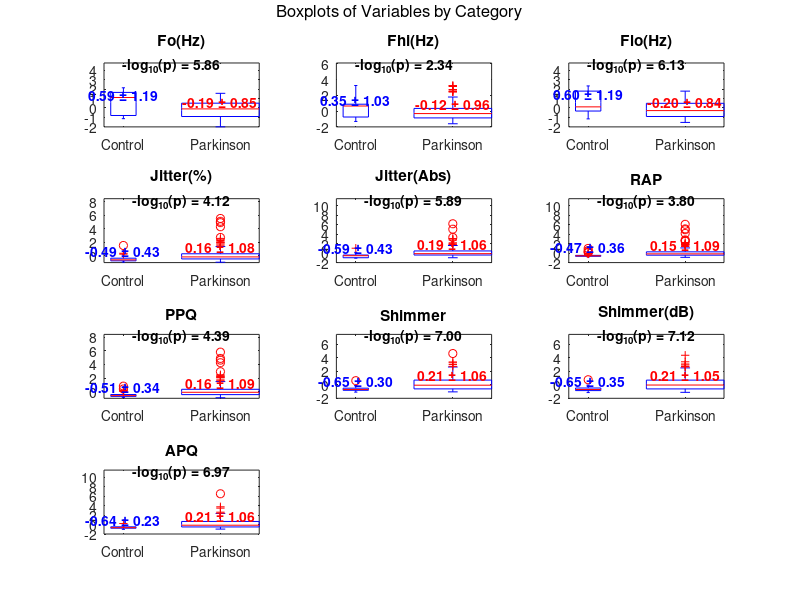
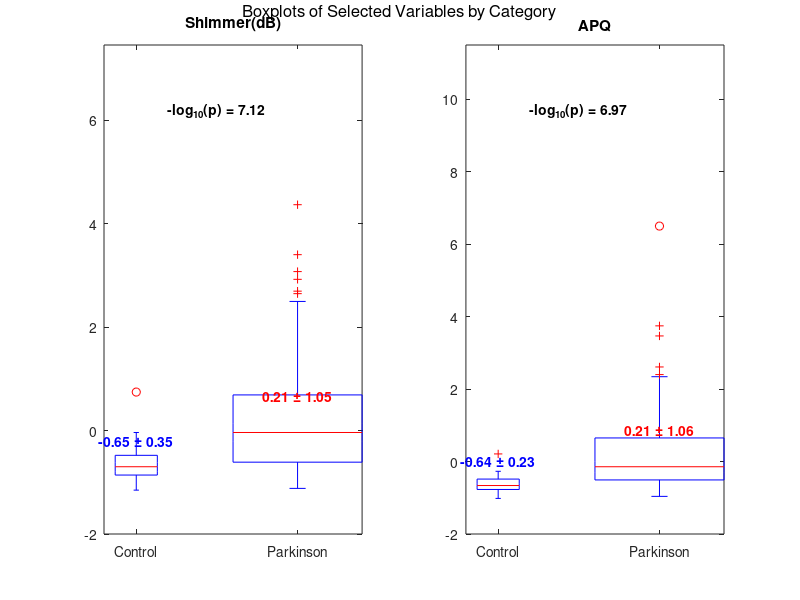

Source code (MATLAB) for these figures, in order:
                                      % Análise 1.1 %

%Foram escolhidos os pares MDVP:Fo(Hz) e MDVP:Flo(Hz) para o grupo sem Parkinson, pois ambos mostraram média e
%dispersão mais altas neste grupo, indicando maior estabilidade na frequência vocal. Para o grupo com Parkinson,
%foi selecionado MDVP:Shimmer(dB) e MDVP:APQ , que apresentaram médias e dispersão mais elevadas nos pacientes com a
%doença, refletindo a instabilidade vocal característica. Esses pares evidenciam diferenças importantes entre os grupos.

                                       % Análise 2.2 %

%Média e Valor Absoluto:

%Para métricas de frequência, como Fo(Hz), Fhi(Hz) e Flo(Hz), a média dos valores para o grupo de controle é
%consistentemente maior que para o grupo Parkinson, sugerindo uma maior capacidade de controle e variação da frequência
%vocal em indivíduos sem Parkinson. Em variáveis relacionadas à instabilidade e inconsistência vocal, como Jitter(%),
%Shimmer e APQ, as médias são geralmente mais altas no grupo Parkinson. Isso indica que a voz de indivíduos com Parkinson
%apresenta maior variação e instabilidade, características associadas ao tremor vocal e à rigidez muscular.

%Dispersão e Desvio Padrão:

%Em termos de dispersão, o grupo de Parkinson apresenta maior desvio padrão para quase todas as métricas, especialmente
%para Jitter e Shimmer, métricas associadas à instabilidade da frequência e amplitude vocal. Esse aumento na dispersão
%reflete a variabilidade de sintomas vocais entre os pacientes, como flutuações na capacidade de manter uma frequência
%estável. O maior desvio padrão no grupo Parkinson para as métricas de jitter e shimmer indica uma maior variabilidade
%da intensidade e frequência de voz, o que é esperado devido às dificuldades motoras que afetam o controle da fala.

%Interpretação Clínica:

%A média mais baixa em variáveis de frequência para o grupo Parkinson sugere que a voz desses pacientes pode ser menos modulada e com menor amplitude de variação. O aumento no desvio padrão indica uma maior dificuldade em manter consistência vocal, o que é característico dos sintomas motores de Parkinson, como a rigidez e o tremor que dificultam o controle preciso dos músculos vocais.

                                        % Anáise 3.3 %













% Load necessary packages and clear workspace
pkg load statistics;  % Carrega o pacote de estatísticas, necessário para análises estatísticas.
clc;  % Limpa o console, removendo qualquer saída anterior.
clearvars;  % Limpa todas as variáveis do espaço de trabalho, garantindo um ambiente limpo para a execução.

% ===================== Function Definitions =====================

% Function for Pearson correlation
function corr = pearson_corr(x, y)
    xm = x - mean(x);  % Centraliza os dados de x subtraindo a média.
    ym = y - mean(y);  % Centraliza os dados de y subtraindo a média.
    corr = sum(xm .* ym) / sqrt(sum(xm .^ 2) * sum(ym .^ 2));  % Calcula a correlação de Pearson entre x e y.
end

% Function to solve linear system using LU decomposition
function x = solve_lu(A, b)
    [L, U, P] = lu(A);  % Decomposição LU da matriz A com pivotamento (para maior estabilidade numérica).
    y = L \ (P * b);    % Resolve o sistema L * y = P * b usando substituição progressiva.
    x = U \ y;          % Resolve o sistema U * x = y usando substituição regressiva.
end

% Function for linear regression
function [slope, intercept] = linear_regression(x, y)
    n = length(x);  % Obtém o número de pontos de dados.
    X = [ones(n, 1), x];  % Cria a matriz de design X com uma coluna de 1s (para o intercepto).
    A = X' * X;  % Calcula a matriz A como o produto da transposta de X com X.
    b = X' * y;  % Calcula o vetor b como o produto da transposta de X com y.
    coeffs = solve_lu(A, b);  % Usa a função solve_lu para resolver o sistema linear Ax = b.
    intercept = coeffs(1);  % O primeiro coeficiente é o intercepto da regressão.
    slope = coeffs(2);  % O segundo coeficiente é a inclinação da linha de regressão.
end

% Function for performing double regression and obtaining metrics
function [coef1, coef2, Sr1, Sr2, r2_1, r2_2, syx1, syx2] = regressao_dupla(x1, y1, x2, y2)
    % Number of data points
    n = length(x1);  % Obtém o número de pontos de dados.

    % Model 1
    A1 = [x1, ones(n, 1)];  % Cria a matriz de design A1 para o primeiro modelo (x1).
    coef1 = lu_solve(A1, y1);  % Resolve o sistema para obter os coeficientes do modelo 1.
    y1_pred = A1 * coef1;  % Calcula as previsões para y1 usando os coeficientes obtidos.
    Sr1 = sum((y1 - y1_pred).^2);  % Calcula a soma dos resíduos quadráticos para o modelo 1.
    St1 = sum((y1 - mean(y1)).^2);  % Calcula a soma total dos quadrados para o modelo 1.
    r2_1 = 1 - (Sr1 / St1);  % Calcula o coeficiente de determinação R² para o modelo 1.
    syx1 = sqrt(Sr1 / (n - 2));  % Calcula o erro padrão da estimativa para o modelo 1.

    % Model 2
    A2 = [x2, ones(n, 1)];  % Cria a matriz de design A2 para o segundo modelo (x2).
    coef2 = lu_solve(A2, y2);  % Resolve o sistema para obter os coeficientes do modelo 2.
    y2_pred = A2 * coef2;  % Calcula as previsões para y2 usando os coeficientes obtidos.
    Sr2 = sum((y2 - y2_pred).^2);  % Calcula a soma dos resíduos quadráticos para o modelo 2.
    St2 = sum((y2 - mean(y2)).^2);  % Calcula a soma total dos quadrados para o modelo 2.
    r2_2 = 1 - (Sr2 / St2);  % Calcula o coeficiente de determinação R² para o modelo 2.
    syx2 = sqrt(Sr2 / (n - 2));  % Calcula o erro padrão da estimativa para o modelo 2.
end

% Auxiliary function to solve linear systems using LU decomposition
function x = lu_solve(A, b)
    [L, U, P] = lu(A);  % Decomposição LU da matriz A com pivotamento.
    y = L \ (P * b);    % Resolve o sistema L * y = P * b.
    x = U \ y;          % Resolve o sistema U * x = y.
end
% ===================== Main Script =====================

% Load the data from the CSV file
data = csvread('parkinson_mdvp.csv', 1, 0); % Ignora o cabeçalho ao ler o arquivo CSV.

% Definition of column names for future reference
columns_names = {'Fo(Hz)', 'Fhi(Hz)', 'Flo(Hz)', ...  % Nomes das colunas representando características da voz.
                 'Jitter(%)', 'Jitter(Abs)', 'RAP', ...  % Medidas de irregularidade e variação.
                 'PPQ', 'Shimmer', 'Shimmer(dB)', ...  % Medidas de amplitude e variação na amplitude.
                 'APQ'};  % Outros parâmetros da análise.

% Logarithmic normalization and data scaling
data(:, 1:end-1) = log(data(:, 1:end-1) + 1);  % Aplica a normalização logarítmica para evitar valores extremos.
data(:, 1:end-1) = (data(:, 1:end-1) - mean(data(:, 1:end-1))) ./ std(data(:, 1:end-1));  % Z-normaliza os dados para média 0 e desvio padrão 1.

% Modify the labels of the last column to 'Parkinson' and 'Control'
group_labels = cell(size(data, 1), 1);  % Inicializa uma célula para armazenar os rótulos dos grupos.
group_labels(data(:, end) == 1) = {'Parkinson'};  % Atribui 'Parkinson' aos dados com valor 1 na última coluna.
group_labels(data(:, end) == 0) = {'Control'};  % Atribui 'Control' aos dados com valor 0 na última coluna.

[unique_groups, ~, group_indices] = unique(group_labels);  % Obtém os grupos únicos e os índices para categorização.

% Create boxplots of the variables
figure;  % Cria uma nova figura para os boxplots.
for i = 1:length(columns_names)  % Loop através de cada coluna de dados para criar os boxplots.
    subplot(4, 3, i);  % Cria um subplot em uma grade 4x3 para acomodar todos os gráficos.
    boxplot(data(:, i), group_indices);  % Cria o boxplot para a i-ésima variável, categorizado por grupos.
    title(columns_names{i});  % Define o título do gráfico como o nome da coluna correspondente.

    % t-test between the two categories
    group1 = data(group_indices == 1, i);  % Extrai os dados do grupo 'Parkinson'.
    group2 = data(group_indices == 2, i);  % Extrai os dados do grupo 'Control'.

    if length(group1) > 1 && length(group2) > 1  % Verifica se ambos os grupos têm mais de um elemento.
        [~, p_value] = ttest2(group1, group2);  % Realiza um teste t de duas amostras entre os grupos.
        minus_log10_p = -log10(p_value);  % Calcula o valor negativo do logaritmo na base 10 do p-valor.
    else
        minus_log10_p = NaN;  % Se um dos grupos não tem dados suficientes, define o p-valor como NaN.
    end

    mean_group1 = mean(group1);  % Calcula a média do grupo 'Parkinson'.
    mean_group2 = mean(group2);  % Calcula a média do grupo 'Control'.
    std_group1 = std(group1);  % Calcula o desvio padrão do grupo 'Parkinson'.
    std_group2 = std(group2);  % Calcula o desvio padrão do grupo 'Control'.

    ylim_current = ylim();  % Obtém os limites atuais do eixo y do gráfico.
    y_position = ylim_current(2) + (ylim_current(2) - ylim_current(1)) * 0.15;  % Calcula a posição y para anotações.
    text(mean(xlim()), y_position, sprintf('-log_{10}(p) = %.2f', minus_log10_p), ...  % Adiciona texto ao gráfico com o valor -log10(p).
         'HorizontalAlignment', 'center', 'VerticalAlignment', 'bottom', 'FontWeight', 'bold');

    ylim([ylim_current(1), y_position + (ylim_current(2) - ylim_current(1)) * 0.2]);  % Ajusta os limites do eixo y para acomodar o texto.
    hold on;  % Mantém o gráfico atual para adicionar mais elementos.
    positions = get(gca, 'XTick');  % Obtém as posições atuais das marcas no eixo x.
    y_offset = (ylim_current(2) - ylim_current(1)) * 0.05;  % Define um pequeno deslocamento para a anotação da média.

    text(positions(1), mean_group1 + y_offset, sprintf('%.2f ± %.2f', mean_group1, std_group1), ...  % Adiciona a média e desvio padrão do grupo 'Parkinson' ao gráfico.
         'HorizontalAlignment', 'center', 'VerticalAlignment', 'bottom', 'Color', 'blue', 'FontWeight', 'bold');

    text(positions(2), mean_group2 + y_offset, sprintf('%.2f ± %.2f', mean_group2, std_group2), ...  % Adiciona a média e desvio padrão do grupo 'Control' ao gráfico.
         'HorizontalAlignment', 'center', 'VerticalAlignment', 'bottom', 'Color', 'red', 'FontWeight', 'bold');
    hold off;  % Libera o gráfico atual para futuras alterações.
    set(gca, 'XTickLabel', unique_groups);  % Define os rótulos do eixo x com os nomes dos grupos únicos.
end

% Adiciona uma anotação ao topo da figura.
annotation('textbox', [0.5, 0.98, 0, 0], 'String', 'Boxplots of Variables by Category', ...
           'FitBoxToText', 'on', 'HorizontalAlignment', 'center', 'FontSize', 12, 'LineStyle', 'none');

% Separate data of patients with and without Parkinson
% Aqui, os dados são filtrados em duas variáveis separadas:
% 'data_parkinson' contém os dados de pacientes com Parkinson (onde a 11ª coluna é 1)
% e 'data_no_parkinson' contém os dados de pacientes sem a doença (onde a 11ª coluna é 0).
data_parkinson = data(data(:, 11) == 1, :);
data_no_parkinson = data(data(:, 11) == 0, :);

% Analysis for the pairs of columns
% O código a seguir realiza a análise de correlação e regressão linear
% para dois pares de variáveis selecionadas.

% Analisando as colunas 1 e 3 para pacientes com Parkinson
[x1_parkinson, y1_parkinson] = deal(data_parkinson(:, 1), data_parkinson(:, 3));
correlation_1_3_parkinson = pearson_corr(x1_parkinson, y1_parkinson);  % Calcula a correlação de Pearson
[slope_1_3_parkinson, intercept_1_3_parkinson] = linear_regression(x1_parkinson, y1_parkinson);  % Realiza a regressão linear

% Analisando as colunas 1 e 3 para pacientes sem Parkinson
[x1_no_parkinson, y1_no_parkinson] = deal(data_no_parkinson(:, 1), data_no_parkinson(:, 3));
correlation_1_3_no_parkinson = pearson_corr(x1_no_parkinson, y1_no_parkinson);  % Calcula a correlação de Pearson
[slope_1_3_no_parkinson, intercept_1_3_no_parkinson] = linear_regression(x1_no_parkinson, y1_no_parkinson);  % Realiza a regressão linear

% Analisando as colunas 9 e 10 para pacientes com Parkinson
[x2_parkinson, y2_parkinson] = deal(data_parkinson(:, 9), data_parkinson(:, 10));
correlation_9_10_parkinson = pearson_corr(x2_parkinson, y2_parkinson);  % Calcula a correlação de Pearson
[slope_9_10_parkinson, intercept_9_10_parkinson] = linear_regression(x2_parkinson, y2_parkinson);  % Realiza a regressão linear

% Analisando as colunas 9 e 10 para pacientes sem Parkinson
[x2_no_parkinson, y2_no_parkinson] = deal(data_no_parkinson(:, 9), data_no_parkinson(:, 10));
correlation_9_10_no_parkinson = pearson_corr(x2_no_parkinson, y2_no_parkinson);  % Calcula a correlação de Pearson
[slope_9_10_no_parkinson, intercept_9_10_no_parkinson] = linear_regression(x2_no_parkinson, y2_no_parkinson);  % Realiza a regressão linear

% Display analysis results
% Aqui, os resultados das análises de correlação e regressão linear são exibidos na tela.
disp('===========================================================');
disp('                         Analysis 1.3             ');  % Título da análise
disp('===========================================================');

disp('Pair MDVP:Fo(Hz) and MDVP:Flo(Hz):')  % Descrição do primeiro par de variáveis
disp(['With Parkinson: Correlation = ', num2str(correlation_1_3_parkinson), ', Slope = ', num2str(slope_1_3_parkinson), ', Intercept = ', num2str(intercept_1_3_parkinson)]);  % Resultados para pacientes com Parkinson
disp(['Without Parkinson: Correlation = ', num2str(correlation_1_3_no_parkinson), ', Slope = ', num2str(slope_1_3_no_parkinson), ', Intercept = ', num2str(intercept_1_3_no_parkinson)]);  % Resultados para pacientes sem Parkinson
disp('===========================================================');
disp('Pair MDVP:Shimmer(dB) and MDVP:APQ:')  % Descrição do segundo par de variáveis
disp(['With Parkinson: Correlation = ', num2str(correlation_9_10_parkinson), ', Slope = ', num2str(slope_9_10_parkinson), ', Intercept = ', num2str(intercept_9_10_parkinson)]);  % Resultados para pacientes com Parkinson
disp(['Without Parkinson: Correlation = ', num2str(correlation_9_10_no_parkinson), ', Slope = ', num2str(slope_9_10_no_parkinson), ', Intercept = ', num2str(intercept_9_10_no_parkinson)]);  % Resultados para pacientes sem Parkinson
disp('===========================================================');

% Indices of variables of interest
% Seleciona as colunas de interesse para análise adicional.
selected_columns = [9, 10];  % Índices das colunas 'Shimmer(dB)' e 'APQ'.

% Create a figure for boxplots of selected variables
% Cria uma figura para mostrar boxplots das variáveis selecionadas, facilitando a visualização das distribuições.
figure;
for i = 1:length(selected_columns)  % Itera sobre as colunas selecionadas
    col_index = selected_columns(i);  % Acessa o índice da coluna atual
    subplot(1, 2, i);  % Define o layout para apenas 2 gráficos.
    boxplot(data(:, col_index), group_indices);  % Cria um boxplot da variável selecionada, agrupando pelos índices numéricos.
    title(columns_names{col_index});  % Define o título do boxplot com o nome da variável.

    % Perform t-test between the two categories
    % Aqui, realiza um teste t para comparar as médias das duas categorias.
    group1 = data(group_indices == 1, col_index);  % Dados do grupo 'Controle'.
    group2 = data(group_indices == 2, col_index);  % Dados do grupo 'Parkinson'.

    % Check if groups have more than one observation
    if length(group1) > 1 && length(group2) > 1  % Verifica se ambos os grupos têm mais de uma observação
        [~, p_value] = ttest2(group1, group2);  % Realiza o teste t para comparar as médias.
        minus_log10_p = -log10(p_value);  % Calcula o logaritmo negativo na base 10 do p-valor para visualização.
    else
        minus_log10_p = NaN;  % Se o teste não puder ser realizado, define como NaN.
    end

    % Calculate means and standard deviations of each group
    mean_group1 = mean(group1);  % Média do grupo 'Controle'.
    mean_group2 = mean(group2);  % Média do grupo 'Parkinson'.
    std_group1 = std(group1);  % Desvio padrão do grupo 'Controle'.
    std_group2 = std(group2);  % Desvio padrão do grupo 'Parkinson'.
    % Add -log10(p-value) at the top of the boxplot
    ylim_current = ylim();  % Get current y-axis limits.
    y_position = ylim_current(2) + (ylim_current(2) - ylim_current(1)) * 0.15;  % Position for the text above the boxplot.
    text(mean(xlim()), y_position, sprintf('-log_{10}(p) = %.2f', minus_log10_p), ...
         'HorizontalAlignment', 'center', 'VerticalAlignment', 'bottom', 'FontWeight', 'bold');

    % Adjust ylim to accommodate the text
    ylim([ylim_current(1), y_position + (ylim_current(2) - ylim_current(1)) * 0.2]);

    % Add means and standard deviations above each boxplot
    hold on;  % Keep current plot to overlay next elements.
    positions = get(gca, 'XTick');  % Get x-axis tick positions.
    y_offset = (ylim_current(2) - ylim_current(1)) * 0.05;  % Calculate offset to avoid overlap.

    % Add mean and standard deviation for 'Control' group (index 1)
    text(positions(1), mean_group1 + y_offset, sprintf('%.2f ± %.2f', mean_group1, std_group1), ...
         'HorizontalAlignment', 'center', 'VerticalAlignment', 'bottom', 'Color', 'blue', 'FontWeight', 'bold');

    % Add mean and standard deviation for 'Parkinson' group (index 2)
    text(positions(2), mean_group2 + y_offset, sprintf('%.2f ± %.2f', mean_group2, std_group2), ...
         'HorizontalAlignment', 'center', 'VerticalAlignment', 'bottom', 'Color', 'red', 'FontWeight', 'bold');
    hold off;  % Release current plot.

    % Adjust x-axis labels to show 'Control' and 'Parkinson'
    set(gca, 'XTickLabel', unique_groups);  % Set x-axis labels with group names.
end

% Add general title to the figure
annotation('textbox', [0.5, 0.98, 0, 0], 'String', 'Boxplots of Selected Variables by Category', ...
           'FitBoxToText', 'on', 'HorizontalAlignment', 'center', 'FontSize', 12, 'LineStyle', 'none');

% Clear variables and console
clearvars;
pkg load statistics;

% Load data from CSV
data = csvread('parkinson_mdvp.csv', 1, 0); % Ignore header

% Logarithmic normalization
data(:, 1:end-1) = log(data(:, 1:end-1) + 1);

% Scaling
data(:, 1:end-1) = (data(:, 1:end-1) - mean(data(:, 1:end-1))) ./ std(data(:, 1:end-1));

% Define columns for the two models
x1 = data(:, 9);  % MDVP:Shimmer(dB)
y1 = data(:, end);  % Status (1 for Parkinson, 0 for Control)

x2 = data(:, 10);  % MDVP:APQ
y2 = data(:, end);

% Call the double regression function
[coef1, coef2, Sr1, Sr2, r2_1, r2_2, syx1, syx2] = regressao_dupla(x1, y1, x2, y2);

% Display the results of Analysis 3.1
disp('===========================================================');
disp('                         Analysis 3.1             ');
disp('===========================================================');
disp('Coefficients of Model 1 (MDVP:Shimmer(dB)):');
disp(coef1);
disp('Sum of Residuals Model 1:'), disp(Sr1);
disp('Coefficient of Determination r² Model 1:'), disp(r2_1);
disp('Standard Deviation of Residuals Model 1:'), disp(syx1);

disp('-----------------------------------');
disp('Coefficients of Model 2 (MDVP:APQ):');
disp(coef2);
disp('Sum of Residuals Model 2:'), disp(Sr2);
disp('Coefficient of Determination r² Model 2:'), disp(r2_2);
disp('Standard Deviation of Residuals Model 2:'), disp(syx2);

% Comparison of models
disp('-----------------------------------');
if r2_1 > r2_2 % Verifica se o coeficiente de determinação do Modelo 1 é maior que o do Modelo 2
    disp('Model 1 is better based on the coefficient of determination r².');
else
    disp('Model 2 is better based on the coefficient of determination r².');
end
disp('===========================================================');

% Additional analysis (Analysis 3.2)
y3 = data(:, end);  % Status (1 for Parkinson, 0 for Control)
n = length(y3);  % Number of data points

% Define as combinações a serem testadas
combinations = {
    [x1, x2], 'MDVP:Shimmer(dB) e MDVP:APQ'; % Combinação de variáveis independentes com o nome do modelo
};


best_r2 = -Inf;  % Inicializa o melhor r² como um valor muito baixo
best_model = '';  % Inicializa a variável para o melhor modelo
best_coef = [];   % Inicializa a variável para os coeficientes do melhor modelo
best_Sr = [];     % Inicializa a variável para a soma dos resíduos do melhor modelo
best_syx = [];    % Inicializa a variável para o desvio padrão dos resíduos do melhor modelo


for i = 1:size(combinations, 1) % Loop para testar cada combinação de modelos
    X = combinations{i, 1};  % Variáveis independentes
    model_name = combinations{i, 2};  % Nome do modelo

    % Adiciona uma coluna de 1's para o intercepto
    X = [X, ones(size(X, 1), 1)];

    % Calcula os coeficientes usando decomposição LU
    coef = lu_solve(X, y3); % Chama a função para resolver o sistema usando decomposição LU
    y_pred = X * coef;  % Prediz os valores

    % Calcula a soma dos resíduos
    Sr = sum((y3 - y_pred).^2); % Soma dos quadrados dos resíduos

    % Calcula a soma total dos quadrados
    St = sum((y3 - mean(y3)).^2); % Soma total dos quadrados

    % Calcula o coeficiente de determinação r²
    r2 = 1 - (Sr / St); % Coeficiente de determinação

    % Calcula o desvio padrão dos resíduos
    syx = sqrt(Sr / (length(y3) - size(X, 2))); % Desvio padrão dos resíduos

    % Verifica se este modelo é o melhor até agora
    if r2 > best_r2
        best_r2 = r2; % Atualiza o melhor r²
        best_model = model_name; % Atualiza o melhor modelo
        best_coef = coef; % Atualiza os coeficientes do melhor modelo
        best_Sr = Sr; % Atualiza a soma dos resíduos do melhor modelo
        best_syx = syx; % Atualiza o desvio padrão dos resíduos do melhor modelo
    end
end

% Display the results of Analysis 3.2
disp('===========================================================');
disp('                         Analysis 3.2             ');
disp('===========================================================');
disp('===========================================================');
disp(['The best model is: ' best_model]);
disp('Coefficients of the Best Model (a0,3, a1,3, a2,3):');
disp(['a0,3: ', num2str(best_coef(end))]); % Intercept
disp(['a1,3: ', num2str(best_coef(1))]);   % Coefficient of x1
disp(['a2,3: ', num2str(best_coef(2))]);   % Coefficient of x2
disp('Sum of Residuals of the Best Model:'), disp(best_Sr);
disp('Coefficient of Determination r^2 of the Best Model:'), disp(best_r2);
disp('Standard Deviation of Residuals of the Best Model:'), disp(best_syx);
disp('===========================================================');


